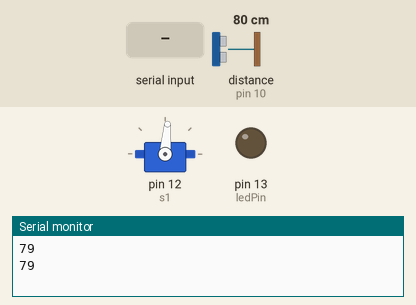
Recording of a sketch running on a simulated Arduino Uno, built with avr-gcc and run on an emulated ATmega328P. On the bench: servo, output pins drawn as LEDs (lit = HIGH), the last lines printed to the serial monitor. Wiring (inferred from the names in the program): ultrasonic range finder: trigger pin 9; echo pin 10. The inputs (shaded band) are chosen by the test bench; at power-on: distance to the obstacle (sensor on pin 10) 80 cm. The echo pulse lasts 58.3 µs per cm; pins used as bus, display or sensor lines are not drawn.

Above: at 1.2 s.
1.3 s: "1" received over Serial
At 2.7 s:
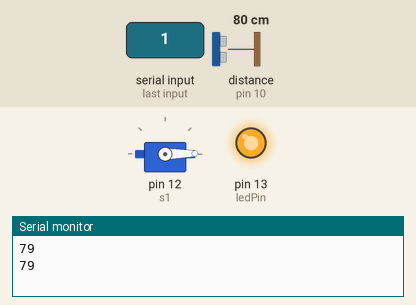
4.5 s: "0" received over Serial
At 5.3 s:
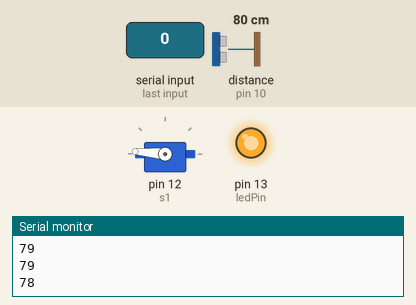
Timing chart, 0 to 7.5 s (numbered marks = the images above; inputs shaded):
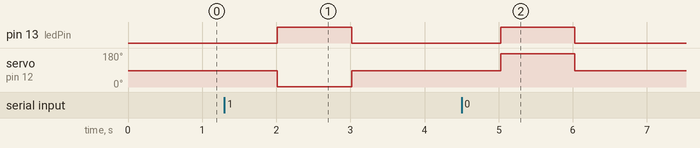

The sketch:

arduino_code.ino
```cpp
#include <Servo.h>

// Define the pin for the LED
const int ledPin = 13;
const int trigPin = 9;
const int echoPin = 10;
Servo s1;

void setup() {
  // Initialize serial communication
  Serial.begin(9600);
  s1.attach(12);
  s1.write(85);
  // Set the LED pin as an output
  pinMode(ledPin, OUTPUT);
  pinMode(trigPin, OUTPUT);
  pinMode(echoPin, INPUT);
}

void loop() {
  // Measure distance
  long duration, distance;
  digitalWrite(trigPin, LOW);
  delayMicroseconds(2);
  digitalWrite(trigPin, HIGH);
  delayMicroseconds(10);
  digitalWrite(trigPin, LOW);
  duration = pulseIn(echoPin, HIGH);
  distance = duration * 0.034 / 2;

  // Check if data is available to read from serial port
  if (Serial.available() > 0) {
    // Read the incoming byte
    char receivedChar = Serial.read();

    // Check if the received data is '1'
    if (receivedChar == '1') {
      // Turn on the LED
      digitalWrite(ledPin, HIGH);
      s1.write(1);
      delay(1000);
      digitalWrite(ledPin, LOW);
      s1.write(85);


    }
    // Check if the received data is '0'
    else if (receivedChar == '0') {
      // Turn off the LED
      digitalWrite(ledPin, HIGH);
      s1.write(175);
      delay(1000);
      digitalWrite(ledPin, LOW);
      s1.write(85);

    }
  }

  // Send the distance value to the serial port
   // Delay for stability

      Serial.println(distance);
      delay(1000);
    }
```

Measured:
- after the input at 1.3 s, pin 13 (ledPin): LOW → HIGH after 0.72 s, → LOW 1.0 s later; servo on pin 12 (s1): 85° → 1° after 0.72 s, → 85° 1.0 s later
- after the input at 4.5 s, pin 13 (ledPin): LOW → HIGH after 0.53 s, → LOW 1.0 s later; servo on pin 12 (s1): 85° → 175° after 0.53 s, → 85° 1.0 s later
